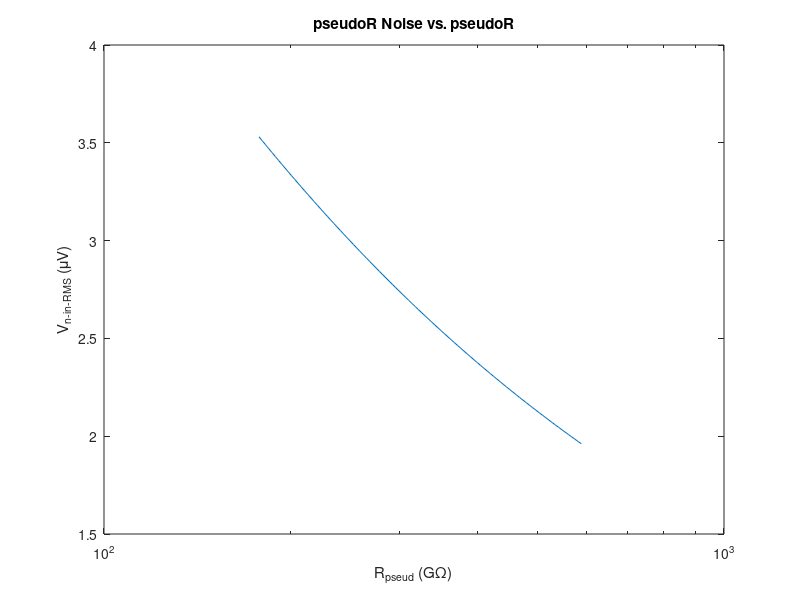
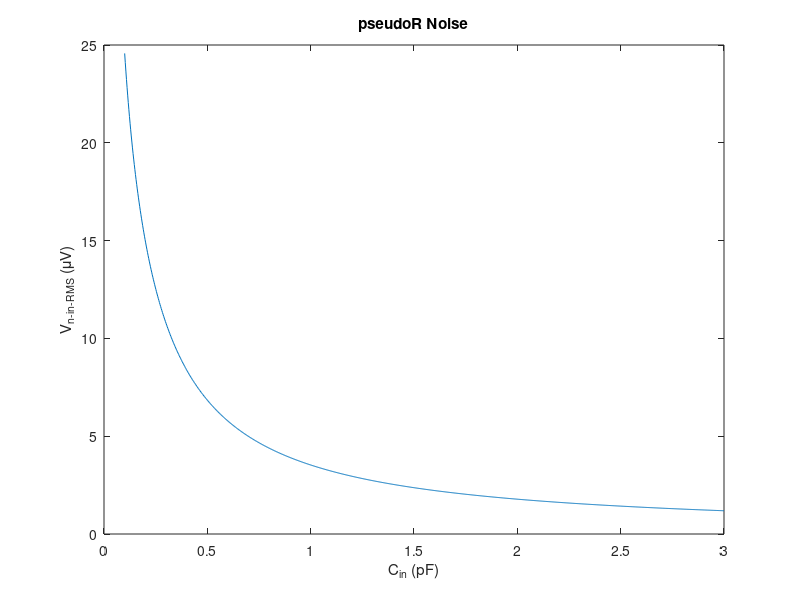
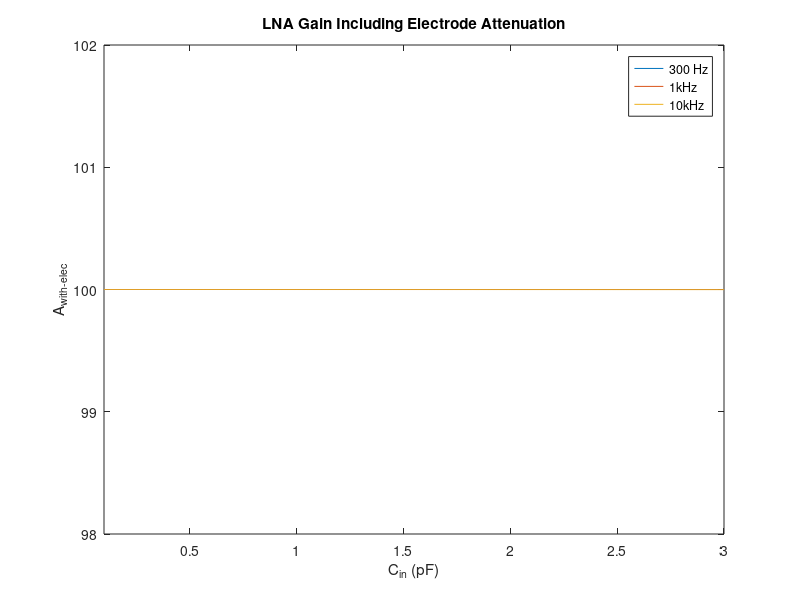
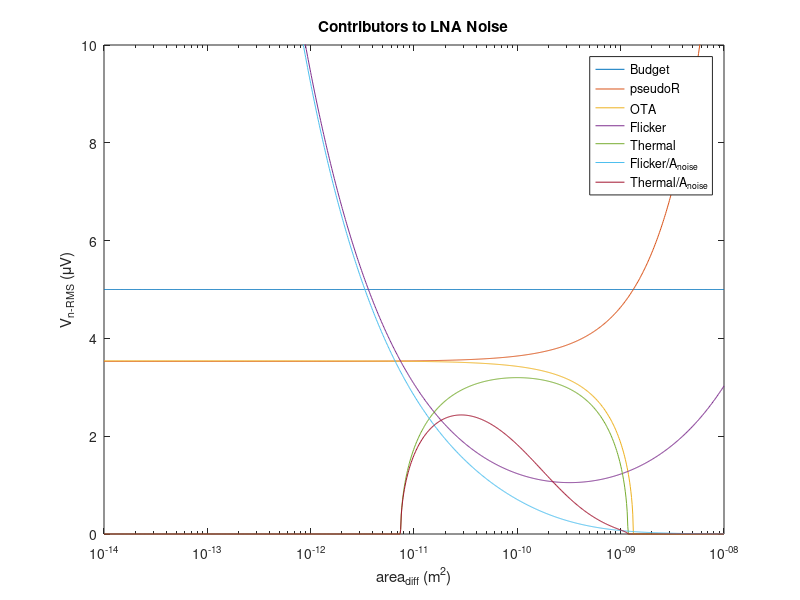

Source code (MATLAB) for these figures, in order: (Note: this script raises an error after producing the figures.)
% polymorph pixel co-design
% CRT
% 05/19/2020 - 07/22/2020

%% setup
close all
clear all

%% starting assumptions and physical constants

% constants
k = 1.38e-23;
T = 37 + 273;   % body temp

% system constraints
V_DD = 1.5;
R_elec = 24e3;
pixel_dim = 152.5e-6;
area_limit = (pixel_dim)^2;

% amplitude range
% peak voltages for AP (300Hz - 10kHz) and a little LFP (50Hz - 10kHz)
V_AP = 2e-3;
V_LFP = 6e-3;

% assumed compensation cap for OTAs
C_load = 100e-15;
% mux line wiring capacitance
C_mux = 20e-15;

%% design targets

% frequencies
f_mux = 32 * 30e3;
f_LP_AP = 10e3;
f_HP_AP = 300;
% biquad filter params
omega_0 = 2*pi * sqrt(f_HP_AP * f_LP_AP);
BW = 2*pi * (f_LP_AP - f_HP_AP);
Q = omega_0 / BW;

% except for here, as noted, all noise is squared voltage
noise_Vrms_target = 5e-6;
noise_Vsq_target = noise_Vrms_target^2;
% target for OTA noise source other than M1
excess = 1.2;
% equivalent noise bandwidth
ENBW = f_LP_AP * pi/2;

% gains
A_target = 100;
A_OL_target = 1e3;
A_f = 1;
A_LP = 5/3;

% BPF nonidealities
gain_error = 0.01;
% stopband is defined as the point where 20dB rolloff stops and
% the low-freq zero kicks in
stopband_edge = 5;

% settling accuracy and associated time constant
settle_acc = 0.001;
settling_TCs = -log(settle_acc);
% fraction of period available for settling
settling_frac = 0.4;

% swing for A1
V_swing_target = V_LFP * A_target;

% BPF calcs: setup

% number of sweep points
num_points = 1000;
% filter design
f_swcap = logspace(5,7,num_points)';

% vector version of area limit for plots
area_limit_vec = area_limit * ones(num_points, 1);

%% technology information

L_min = 130e-9;

% C_ox and C_P (C_gg) [F/m^2]
% C_ox for flicker noise
C_ox = 0.01;
% C_P for parasitics
M_input_area = 120e-6 * 600e-9;
C_gg = 252e-15;
C_P_N = C_gg / M_input_area;
C_P_P = 0.00633;

% cap / area relationship for BPF calcs
cap_per_area = 6.04e-15 / (2e-6)^2;    % [F/m^2]
cap_per_area_mos = 7.0e-15 / (1e-6)^2;
total_cap = area_limit * cap_per_area;

% flicker noise coefficients [J]
K_flicker_N = 1.24e-25;
K_flicker_P = 1.98e-25;

% mismatch coefficients
% [Vm] and [m]
A_VT = 10e-9;
A_beta = 0.013e-6;

% noise factor gamma (often quoted as 2/3)
gamma_W = 1;
gamma_S = 2/3;

% estimates for device area
L_diff = 200e-9;
L_guard = 1e-6;

% Resistance: ohms/sq
Rs = 1222;
WR_min = 400e-9;
% R mismatch coefficient [m]
A_R = 0.016e-6;



%% pseudoR cutoff and noise

% possible pseudoR values from mc: 90GOhm to 5TOhm
pseudoR = logspace(11.25,11.77,100);
% assume C_F is minimum size
C_F = 10e-15;
f_pseudo = 1./(2.*pi.*pseudoR.*C_F);

% reduction factor to account for not all of kT/C appearing in final BW
% we apply a HP filter in the SC stage, and only care about noise
% in the 300Hz+ band
ratio = f_HP_AP ./ f_pseudo;
reduc_factor = (2/pi./((ratio).^2 - 1)) .* ...
    (ratio*pi/4 - pi/2 + atan(ratio));
% resulting noise due to 2 pseudoR
noise_pseudoR = 2 .* k .* T ./ C_F .* reduc_factor;
% input-refer - note that this uses ideal gain
noise_pseudoR_in = noise_pseudoR ./ (A_target.^2);

% noise due to pseudoR as a function of Cin
figure
semilogx(pseudoR/1e9, sqrt(noise_pseudoR_in) .* 1e6);
xlabel('R_{pseud} (G\Omega)');
ylabel('V_{n-in-RMS} (\muV)');
title('pseudoR Noise vs. pseudoR');

%% closed-loop amp design: sweep Cin

% smallest pseudoR under mc
pseudoR = 178e9;

% sweep Cin
%C_in = 1e-12;
C_in = linspace(100e-15, 3e-12, 1000)';
C_F = C_in / A_target;

% integrated pseudoR noise for 300Hz sw cap HP cutoff
f_pseudo = 1./(2.*pi.*pseudoR.*C_F);
% reduction factor to account for not all of kT/C appearing in final BW
% we apply a HP filter in the SC stage, and only care about noise
% in the 300Hz+ band
ratio = f_HP_AP ./ f_pseudo;
reduc_factor = (2/pi./((ratio).^2 - 1)) .* ...
    (ratio*pi/4 - pi/2 + atan(ratio));
% resulting noise due to 2 pseudoR
noise_pseudoR = 2 .* k .* T ./ C_F .* reduc_factor;
% input-refer - note that this uses ideal gain
noise_pseudoR_in = noise_pseudoR ./ (A_target.^2);

% ideal closed-loop gain including electrode attenuation
% at three freqs: 300, 1000, 10000 Hz
% assumes ideal opamp with no parasitics
A_elec_300 = C_in ./ sqrt(C_F.^2 + (C_F .* C_in .* R_elec .* (2*pi*300)).^2);
A_elec_1e3 = C_in ./ sqrt(C_F.^2 + (C_F .* C_in .* R_elec .* (2*pi*1e3)).^2);
A_elec_1e4 = C_in ./ sqrt(C_F.^2 + (C_F .* C_in .* R_elec .* (2*pi*1e4)).^2);

%% plots from Cin choice

% noise due to pseudoR as a function of Cin
figure
plot(C_in.*(1e12), sqrt(noise_pseudoR_in) .* 1e6);
xlabel('C_{in} (pF)');
ylabel('V_{n-in-RMS} (\muV)');
title('pseudoR Noise');

% input gain including electrode atten
% should be negligible
figure
plot(C_in.*(1e12), A_elec_300);
hold on
plot(C_in.*(1e12), A_elec_1e3);
plot(C_in.*(1e12), A_elec_1e4);
xlabel('C_{in} (pF)');
ylabel('A_{with-elec}');
axis([100e-3 3 98 102]);
legend('300 Hz', '1kHz', '10kHz');
title('LNA Gain Including Electrode Attenuation');

%% results from first design section

% baseline C_in for noise, assuming we meet target gain
C_in = 1e-12;
C_F = C_in / A_target;
% now adjust C_in to pre-warp the CL gain, gain error due to finite OL gain
C_in = C_F * A_target * (1 + 1/A_OL_target) / (1 - A_target/A_OL_target);
% integrated pseudoR noise for 300Hz sw cap HP cutoff
f_pseudo = 1./(2.*pi.*pseudoR.*C_F);
ratio = f_HP_AP ./ f_pseudo;
reduc_factor = (2/pi./((ratio).^2 - 1)) .* ...
    (ratio*pi/4 - pi/2 + atan(ratio));
noise_pseudoR = 2 .* k .* T ./ C_F .* reduc_factor;



%% begin OTA design: sweep WL

% transistor area, from 10^-14 m^2 to 10^-9 m^2
% for reference, pixel is 2.33*10^-8 m^2
% 120um/600nm device is 7.2*10^-11 m^2both
% and a 130nm/130nm device is 1.69*10^-14 m^2
WL = logspace(-14,-8,1000);

C_P = WL .* C_P_N;

% resulting actual closed-loop gain
A_actual = C_in ./ (C_F + (C_F + C_in + C_P) ./ A_OL_target);
noise_pseudoR_in = noise_pseudoR ./ (A_actual.^2);

% noise budget
noise_OTA = noise_Vsq_target - noise_pseudoR_in;

% noise gain
A_noise = (C_P + C_in + C_F) ./ C_in;

% flicker noise
noise_flicker = 2 .* K_flicker_N ./ C_ox ./ WL .* (A_noise).^2 ...
    .* log(f_LP_AP / f_HP_AP);

noise_thermal = noise_OTA - noise_flicker;

% thermal noise
% NOTE: we only care about thermal noise in the signal band (to 10kHz)
% technically, ENBW is not correct here because we can do a software
% brickwall filter at 10kHz, and this will be valid since we have used
% appropriate anti-aliasing.
% thus, ENBW is used here only to provide a safety margin.
gm_req = 2 .* 4 .* k .* T .* gamma_W...
    ./ noise_thermal .* (A_noise).^2 .* ENBW .* excess;

% first approx of mismatch: assume input pair dominates
sigma_Vth_1 = A_VT ./ sqrt(WL);
V_os_3sigma = sigma_Vth_1 .* 3;

%% plots from WL sizing choice

% noise breakdown
figure
semilogx(WL, (noise_Vrms_target*1e6).*ones(size(WL)));
hold on
semilogx(WL, sqrt(noise_pseudoR_in) .* 1e6);
semilogx(WL, sqrt(noise_OTA) .* 1e6);
semilogx(WL, sqrt(noise_flicker) .* 1e6);
semilogx(WL, sqrt(noise_thermal) .* 1e6);
semilogx(WL, sqrt(noise_flicker) ./ (A_noise).^2 .* 1e6);
semilogx(WL, sqrt(noise_thermal) ./ (A_noise).^2 .* 1e6);
xlabel('area_{diff} (m^2)');
ylabel('V_{n-RMS} (\muV)');
axis([1e-14 1e-8 0 10]);
legend('Budget', 'pseudoR', 'OTA', 'Flicker', 'Thermal',...
    'Flicker/A_{noise}', 'Thermal/A_{noise}');
title('Contributors to LNA Noise');

% mismatch
figure
semilogx(WL, V_os_3sigma .* 1e3);
xlabel('area_{diff} (m^2)');
ylabel('V_{OS} (mV)');
title('3\sigma V_{OS}');

% gm requirement
figure
semilogx(WL, gm_req.*(1e6));
xlabel('area_{diff} (m^2)');
ylabel('g_m (\muS)');
axis([1e-14 1e-8 0 500]);
title('g_m Requirement');

% closed-loop gain
figure
semilogx(WL, A_actual);
xlabel('area_{diff} (m^2)');
ylabel('A_{actual}');
title('Closed-Loop Gain due to C_P');

%% gm/id, gmro characterization

% info about number of characterization sweeps
num_lengths_N = 10;
num_lengths_P = 10;
points_per_length = 25;
L_N = [130e-9 200e-9 500e-9 1e-6 2e-6 4e-6 6e-6 8e-6 10e-6 12e-6]';
L_P = L_N;

% NMOS

% import the characterization data
gmid_n_130n = readmatrix('charac/charac_gmid_n_130n.csv');
gmid_n_200n = readmatrix('charac/charac_gmid_n_200n.csv');
gmid_n_500n = readmatrix('charac/charac_gmid_n_500n.csv');
gmid_n_1u = readmatrix('charac/charac_gmid_n_1u.csv');
gmid_n_2u = readmatrix('charac/charac_gmid_n_2u.csv');
gmid_n_4u = readmatrix('charac/charac_gmid_n_4u.csv');
gmid_n_6u = readmatrix('charac/charac_gmid_n_6u.csv');
gmid_n_8u = readmatrix('charac/charac_gmid_n_8u.csv');
gmid_n_10u = readmatrix('charac/charac_gmid_n_10u.csv');
gmid_n_12u = readmatrix('charac/charac_gmid_n_12u.csv');

gmro_n_130n = readmatrix('charac/charac_gmro_n_130n.csv');
gmro_n_200n = readmatrix('charac/charac_gmro_n_200n.csv');
gmro_n_500n = readmatrix('charac/charac_gmro_n_500n.csv');
gmro_n_1u = readmatrix('charac/charac_gmro_n_1u.csv');
gmro_n_2u = readmatrix('charac/charac_gmro_n_2u.csv');
gmro_n_4u = readmatrix('charac/charac_gmro_n_4u.csv');
gmro_n_6u = readmatrix('charac/charac_gmro_n_6u.csv');
gmro_n_8u = readmatrix('charac/charac_gmro_n_8u.csv');
gmro_n_10u = readmatrix('charac/charac_gmro_n_10u.csv');
gmro_n_12u = readmatrix('charac/charac_gmro_n_12u.csv');

cgg_n_130n = readmatrix('charac/charac_cgg_n_130n.csv');
cgg_n_200n = readmatrix('charac/charac_cgg_n_200n.csv');
cgg_n_500n = readmatrix('charac/charac_cgg_n_500n.csv');
cgg_n_1u = readmatrix('charac/charac_cgg_n_1u.csv');
cgg_n_2u = readmatrix('charac/charac_cgg_n_2u.csv');
cgg_n_4u = readmatrix('charac/charac_cgg_n_4u.csv');
cgg_n_6u = readmatrix('charac/charac_cgg_n_6u.csv');
cgg_n_8u = readmatrix('charac/charac_cgg_n_8u.csv');
cgg_n_10u = readmatrix('charac/charac_cgg_n_10u.csv');
cgg_n_12u = readmatrix('charac/charac_cgg_n_12u.csv');

% concatenate the results for easier looping
gmid_n = horzcat(gmid_n_130n, gmid_n_200n(:,2), gmid_n_500n(:,2),...
    gmid_n_1u(:,2), gmid_n_2u(:,2), gmid_n_4u(:,2), gmid_n_6u(:,2),...
    gmid_n_8u(:,2), gmid_n_10u(:,2), gmid_n_12u(:,2));
gmro_n = horzcat(gmro_n_130n, gmro_n_200n(:,2), gmro_n_500n(:,2),...
    gmro_n_1u(:,2), gmro_n_2u(:,2), gmro_n_4u(:,2), gmro_n_6u(:,2),...
    gmro_n_8u(:,2), gmro_n_10u(:,2), gmro_n_12u(:,2));
cgg_n = horzcat(cgg_n_130n, cgg_n_200n(:,2), cgg_n_500n(:,2),...
    cgg_n_1u(:,2), cgg_n_2u(:,2), cgg_n_4u(:,2), cgg_n_6u(:,2),...
    cgg_n_8u(:,2), cgg_n_10u(:,2), cgg_n_12u(:,2));

% plot the characterization results
figure
semilogx(gmid_n(:,1)*1e6, gmid_n(:,2));
hold on
semilogx(gmid_n(:,1)*1e6, gmid_n(:,3));
semilogx(gmid_n(:,1)*1e6, gmid_n(:,4));
semilogx(gmid_n(:,1)*1e6, gmid_n(:,5));
semilogx(gmid_n(:,1)*1e6, gmid_n(:,6));
semilogx(gmid_n(:,1)*1e6, gmid_n(:,7));
semilogx(gmid_n(:,1)*1e6, gmid_n(:,8));
semilogx(gmid_n(:,1)*1e6, gmid_n(:,9));
semilogx(gmid_n(:,1)*1e6, gmid_n(:,10));
semilogx(gmid_n(:,1)*1e6, gmid_n(:,11));
title('g_m/I_D vs. I_D for NMOS');
xlabel('I_D (\muA)');
ylabel('g_m/I_D (V^{-1})');
legend('L = 130nm', 'L = 200nm', 'L = 500nm', 'L = 1\mum', 'L = 2\mum',...
    'L = 4\mum', 'L = 6\mum', 'L = 8\mum', 'L = 10\mum', 'L = 12\mum');

figure
semilogx(gmro_n(:,1)*1e6, gmro_n(:,2));
hold on
semilogx(gmro_n(:,1)*1e6, gmro_n(:,3));
semilogx(gmro_n(:,1)*1e6, gmro_n(:,4));
semilogx(gmro_n(:,1)*1e6, gmro_n(:,5));
semilogx(gmro_n(:,1)*1e6, gmro_n(:,6));
semilogx(gmro_n(:,1)*1e6, gmro_n(:,7));
semilogx(gmro_n(:,1)*1e6, gmro_n(:,8));
semilogx(gmro_n(:,1)*1e6, gmro_n(:,9));
semilogx(gmro_n(:,1)*1e6, gmro_n(:,10));
semilogx(gmro_n(:,1)*1e6, gmro_n(:,11));
title('g_mr_o vs. I_D for NMOS');
xlabel('I_D (\muA)');
ylabel('g_mr_o');
legend('L = 130nm', 'L = 200nm', 'L = 500nm', 'L = 1\mum', 'L = 2\mum',...
    'L = 4\mum', 'L = 6\mum', 'L = 8\mum', 'L = 10\mum', 'L = 12\mum');

figure
semilogx(cgg_n(:,1)*1e6, cgg_n(:,2) / (130e-9 * 260e-9));
hold on
semilogx(cgg_n(:,1)*1e6, cgg_n(:,3) / (200e-9 * 400e-9));
semilogx(cgg_n(:,1)*1e6, cgg_n(:,4) / (500e-9 * 1000e-9));
semilogx(cgg_n(:,1)*1e6, cgg_n(:,5) / (1000e-9 * 2000e-9));
semilogx(cgg_n(:,1)*1e6, cgg_n(:,6) / (2000e-9 * 4000e-9));
semilogx(cgg_n(:,1)*1e6, cgg_n(:,7) / (4000e-9 * 8000e-9));
semilogx(cgg_n(:,1)*1e6, cgg_n(:,8) / (6000e-9 * 12000e-9));
semilogx(cgg_n(:,1)*1e6, cgg_n(:,9) / (8000e-9 * 16000e-9));
semilogx(cgg_n(:,1)*1e6, cgg_n(:,10) / (10000e-9 * 20000e-9));
semilogx(cgg_n(:,1)*1e6, cgg_n(:,11) / (12000e-9 * 24000e-9));
title('C_{gg} vs. I_D for NMOS');
xlabel('I_D (\muA)');
ylabel('C_{gg} (F/m^2)');
legend('L = 130nm', 'L = 200nm', 'L = 500nm', 'L = 1\mum', 'L = 2\mum',...
    'L = 4\mum', 'L = 6\mum', 'L = 8\mum', 'L = 10\mum', 'L = 12\mum');


% PMOS

% import the characterization data
gmid_p_130n = readmatrix('charac/charac_gmid_p_130n.csv');
gmid_p_200n = readmatrix('charac/charac_gmid_p_200n.csv');
gmid_p_500n = readmatrix('charac/charac_gmid_p_500n.csv');
gmid_p_1u = readmatrix('charac/charac_gmid_p_1u.csv');
gmid_p_2u = readmatrix('charac/charac_gmid_p_2u.csv');
gmid_p_4u = readmatrix('charac/charac_gmid_p_4u.csv');
gmid_p_6u = readmatrix('charac/charac_gmid_p_6u.csv');
gmid_p_8u = readmatrix('charac/charac_gmid_p_8u.csv');
gmid_p_10u = readmatrix('charac/charac_gmid_p_10u.csv');
gmid_p_12u = readmatrix('charac/charac_gmid_p_12u.csv');

gmro_p_130n = readmatrix('charac/charac_gmro_p_130n.csv');
gmro_p_200n = readmatrix('charac/charac_gmro_p_200n.csv');
gmro_p_500n = readmatrix('charac/charac_gmro_p_500n.csv');
gmro_p_1u = readmatrix('charac/charac_gmro_p_1u.csv');
gmro_p_2u = readmatrix('charac/charac_gmro_p_2u.csv');
gmro_p_4u = readmatrix('charac/charac_gmro_p_4u.csv');
gmro_p_6u = readmatrix('charac/charac_gmro_p_6u.csv');
gmro_p_8u = readmatrix('charac/charac_gmro_p_8u.csv');
gmro_p_10u = readmatrix('charac/charac_gmro_p_10u.csv');
gmro_p_12u = readmatrix('charac/charac_gmro_p_12u.csv');

% concatenate the results for easier looping
gmid_p = horzcat(gmid_p_130n, gmid_p_200n(:,2), gmid_p_500n(:,2),...
    gmid_p_1u(:,2), gmid_p_2u(:,2), gmid_p_4u(:,2), gmid_p_6u(:,2),...
    gmid_p_8u(:,2), gmid_p_10u(:,2), gmid_p_12u(:,2));
gmro_p = horzcat(gmro_p_130n, gmro_p_200n(:,2), gmro_p_500n(:,2),...
    gmro_p_1u(:,2), gmro_p_2u(:,2), gmro_p_4u(:,2), gmro_p_6u(:,2),...
    gmro_p_8u(:,2), gmro_p_10u(:,2), gmro_p_12u(:,2));

% plot the characterization results
figure
semilogx(gmid_p(:,1)*1e6, gmid_p(:,2));
hold on
semilogx(gmid_p(:,1)*1e6, gmid_p(:,3));
semilogx(gmid_p(:,1)*1e6, gmid_p(:,4));
semilogx(gmid_p(:,1)*1e6, gmid_p(:,5));
semilogx(gmid_p(:,1)*1e6, gmid_p(:,6));
semilogx(gmid_p(:,1)*1e6, gmid_p(:,7));
semilogx(gmid_p(:,1)*1e6, gmid_p(:,8));
semilogx(gmid_p(:,1)*1e6, gmid_p(:,9));
semilogx(gmid_p(:,1)*1e6, gmid_p(:,10));
semilogx(gmid_p(:,1)*1e6, gmid_p(:,11));
title('g_m/I_D vs. I_D for PMOS');
xlabel('I_D (\muA)');
ylabel('g_m/I_D (V^{-1})');
legend('L = 130nm', 'L = 200nm', 'L = 500nm', 'L = 1\mum', 'L = 2\mum',...
    'L = 4\mum', 'L = 6\mum', 'L = 8\mum', 'L = 10\mum', 'L = 12\mum');

figure
semilogx(gmro_p(:,1)*1e6, gmro_p(:,2));
hold on
semilogx(gmro_p(:,1)*1e6, gmro_p(:,3));
semilogx(gmro_p(:,1)*1e6, gmro_p(:,4));
semilogx(gmro_p(:,1)*1e6, gmro_p(:,5));
semilogx(gmro_p(:,1)*1e6, gmro_p(:,6));
semilogx(gmro_p(:,1)*1e6, gmro_p(:,7));
semilogx(gmro_p(:,1)*1e6, gmro_p(:,8));
semilogx(gmro_p(:,1)*1e6, gmro_p(:,9));
semilogx(gmro_p(:,1)*1e6, gmro_p(:,10));
semilogx(gmro_p(:,1)*1e6, gmro_p(:,11));
title('g_mr_o vs. I_D for PMOS');
xlabel('I_D (\muA)');
ylabel('g_mr_o');
legend('L = 130nm', 'L = 200nm', 'L = 500nm', 'L = 1\mum', 'L = 2\mum',...
    'L = 4\mum', 'L = 6\mum', 'L = 8\mum', 'L = 10\mum', 'L = 12\mum');

%% transistor-level OTA design: tunable parameters

% set minimum W
W_min = 200e-9;

% assumptions for WI or SI
% PI: "pretty inverted", P is between M and S
gmid_WI = 25;
gmid_MI = 20;
gmid_PI = 15;
gmid_SI = 10;

% M1 specs determined from optimization above
gm_min = 100e-6;
WL_min = 3.8e-11;

% ratio between main branch and output branch
current_scale = 16;
% ratio between load branch and one branch of CMFB amp
cmfb_scale = 1;

% partition of gains
A_OL_CMFB_target = 20;

% assumption that (gmro)9ro11 << (gmro)7(gmro)5R,
% but this will not be possible while meeting other requirements
% to account for this, let gg_factor_1(gmro)9ro11 = (gmro)7(gmro)5R
gg_factor_1 = 0.5;
% assumption that (gmro)3ro1 >> (gmro)5R.
% let (gmro)3ro1 = gg_factor_2*(gmro)5R
gg_factor_2 = 5;

% only assumed gmro - it will be overwritten later so it's ok
gmro_9_target = 30;

% degen resistor headroom consumption
% chosen to achieve a tradeoff between Rout and swing
V_R_degen = 0.2;
% estimated headroom for saturation for a single device (even SI)
V_hr_SI = 300e-3;
V_hr_WI = 250e-3;

%% swing requirement calculation

V_swing_telecas = V_DD - 1*V_hr_SI - 4*V_hr_WI - V_R_degen;
V_swing_foldcas = V_DD - 1*V_hr_SI - 3*V_hr_WI - V_R_degen;
V_swing_stage2 = V_DD - V_hr_SI - V_hr_WI;

%% transistor-level OTA design: action

% M1: input pair (NMOS)

% vectors to keep track of results for comparison
W = zeros(num_lengths_N, 1);
WL = zeros(num_lengths_N, 1);
gmro = zeros(num_lengths_N, 1);
gmid = zeros(num_lengths_N, 1);

% try each length
for i = 1:num_lengths_N
    
    % column for gmid, gmro data
    col = 1 + i;
    
    % determine corresponding length
    L_charac = L_N(i);
    W_charac = L_charac * 2;
    
    for j = 1:points_per_length
        
        % go from SI to WI to get minimum required gmid
        point = points_per_length - j + 1;
        
        gmid(i) = gmid_n(point, col);
        
        if (gmid(i) > gmid_WI)
            % found required gmid
            
            % determine corresponding current density for this length
            ID_charac = gmid_n(point, 1);
            ID_density = ID_charac / W_charac;
            
            % determine actual ID required
            ID_req = gm_min / gmid(i);
            ID = 1e-6 * ceil(ID_req * 1e6);
            
            % determine actual W required
            W(i) = ID / ID_density;
            WL(i) = W(i) .* L_charac;
            
            % keep track of corresponding gmro
            gmro(i) = gmro_n(point, col);
            break
        end      
    end
end

% plot results for M1
figure
plot(L_N*1e6, W*1e6);
xlabel('L (\mum)');
ylabel('W (\mum)');
title('M1: W vs. L');
figure
plot(L_N*1e6, WL*1e12);
xlabel('L (\mum)');
ylabel('W ((\mum)^2)');
title('M1: WL vs. L');
figure
plot(L_N*1e6, gmro);
xlabel('L (\mum)');
ylabel('g_mr_o');
title('M1: g_mr_o vs. L');

% pick L that gives us required WL for parasitics/flicker
for i = 1:num_lengths_N
    WL_this = WL(i);
    
    if (WL_this > WL_min)
        % determine final dimensions
        W_M1 = W(i);
        L_M1 = L_N(i);
        % determine final small signal params
        gmid_M1 = gmid(i);
        gmro_M1 = gmro(i);
        break
    end
end

% compute some currents
ID_main = ID;
ID_load = ID_main / current_scale;
ID_both = ID_main + ID_load;

% compute M1 small signal params
gm_M1 = gmid_M1 * ID_main;
ro_M1 = gmro_M1 / gm_M1;

% size the degen resistors for reasonable voltage swing
R_degen = V_R_degen / ID_both;

% confirm resistor size is ok
W_R = WR_min;
L_R = R_degen / Rs * W_R;
sigma_R = A_R ./ sqrt(L_R .* W_R) * R_degen;

% M9 and M11 based on gain equation
gmro9ro11_target = A_OL_target * (1+1/gg_factor_1)^2 / gm_M1;

% calculte M11 requirements
gm_M11_assumed = gmid_SI * ID_load;
ro_M11_target = gmro9ro11_target / gmro_9_target;
gmro_11_target = gm_M11_assumed * ro_M11_target;

% M11: load device (NMOS)
[W, gmid, gmro] = size_M(L_N, gmid_n, gmro_n, gmid_PI, 0, ID_load,...
    num_lengths_N, points_per_length);
[L_M11, W_M11, gmid_M11, gmro_M11] = pick_L(L_N, W, gmid, gmro,...
    gmro_11_target, num_lengths_N, W_min);
% compute M11 small signal params
gm_M11 = gmid_M11 * ID_load;
ro_M11 = gmro_M11 / gm_M11;

% re-calculate gmro9 target
gmro_9_target = gmro9ro11_target / ro_M11;

% M9: load cascode device (NMOS)
[W, gmid, gmro] = size_M(L_N, gmid_n, gmro_n, gmid_MI, 1, ID_load,...
    num_lengths_N, points_per_length);
[L_M9, W_M9, gmid_M9, gmro_M9] = pick_L(L_N, W, gmid, gmro,...
    gmro_9_target, num_lengths_N, W_min);
% compute M9 small signal params
gm_M9 = gmid_M9 * ID_load;
ro_M9 = gmro_M9 / gm_M9;

% gmro_57 based on ratio gg_factor_1 (see above)
gmro_57_target = sqrt(gg_factor_1 * gmro_M9 * ro_M11 / R_degen);

% size 5,7 based on this target

% M5: current source device (PMOS)
[W, gmid, gmro] = size_M(L_P, gmid_p, gmro_p, gmid_MI, 1, ID_both,...
    num_lengths_P, points_per_length);
[L_M5, W_M5, gmid_M5, gmro_M5] = pick_L(L_P, W, gmid, gmro,...
    gmro_57_target, num_lengths_P, W_min);
% compute M5 small signal params
gm_M5 = gmid_M5 * ID_main;
ro_M5 = gmro_M5 / gm_M5;

% M7: folded cascode device (PMOS)
[W, gmid, gmro] = size_M(L_P, gmid_p, gmro_p, gmid_MI, 1, ID_load,...
    num_lengths_P, points_per_length);
[L_M7, W_M7, gmid_M7, gmro_M7] = pick_L(L_P, W, gmid, gmro,...
    gmro_57_target, num_lengths_P, W_min);
% compute M7 small signal params
gm_M7 = gmid_M7 * ID_load;
ro_M7 = gmro_M7 / gm_M7;

% size M3 such that (gmro)3ro1 >> (gmro)5R
gmro_3_target = gg_factor_2 * gmro_M5 * R_degen / ro_M1;

% M3: telecascode device (NMOS)
[W, gmid, gmro] = size_M(L_N, gmid_n, gmro_n, gmid_MI, 1, ID_main,...
    num_lengths_N, points_per_length);
[L_M3, W_M3, gmid_M3, gmro_M3] = pick_L(L_N, W, gmid, gmro,...
    gmro_3_target, num_lengths_N, W_min);
% compute M3 small signal params
gm_M3 = gmid_M3 * ID_main;
ro_M3 = gmro_M3 / gm_M3;

% calculate the actual gain

% impedance looking into M3 drain
r_inbranch = gmro_M3 * ro_M1;
% impedance looking into M5 drain
r_top = gmro_M5 * R_degen;
% impedance looking into folding node
r_fold = 1 / (1/(r_top) + 1/(r_inbranch));
% impedance looking up from output
r_up = r_fold * gmro_M7;
% impedance looking down from output
r_down = gmro_M9 * ro_M11;

% output resistance
Rout_actual = 1/(1/r_down + 1/r_up);

% transconductance
Gs7 = (gm_M7 + 1/ro_M7) / (1 + gmro_M9 * ro_M11 / ro_M7);
Gd5 = 1 / (ro_M5 * (1 + R_degen / ro_M5 + gm_M5 * R_degen));
Gs3 = (gm_M3 + 1/ro_M3) / (1 + 1 / (ro_M3 * (Gs7 + Gd5)));

input_split = Gs3 * ro_M1 / (1 + Gs3 * ro_M1);
fold_split = Gs7 / (Gs7 + Gd5);

Gm_actual = gm_M1 * input_split * fold_split;

A_OL_actual = Rout_actual * Gm_actual;

%% post-design OTA characterization

% noise - note this is just open-loop OTA noise for sanity check

% compute first stage noise
noise_final_A1 = 8*k*T*(gamma_W/gm_M1 + 1/(R_degen * gm_M1^2))*ENBW...
    + 2 * K_flicker_N / (W_M1 * L_M1 * C_ox) * log(f_LP_AP / f_HP_AP);

% compute total input-referred OTA noise
noise_final_OTA = noise_final_A1;
noise_final_OTA_V = sqrt(noise_final_OTA);

% offset: it can be shown that all contributions are neglig except input
sigma_Vth_1_final = A_VT / sqrt(W_M1 * L_M1);
V_os_3sigma_final = sigma_Vth_1_final * 3;

% settling - need to satisfy swcap settling assumption

% assume min size cap for C_RA
C_RA = 10e-15;
% input cap size
C_R1 = C_RA * A_f / Q;

% settling limit
T_settle_limit = (1 ./ f_swcap) * settling_frac;

% assume switch resistance - settling through this
R_sw = 14e3;
T_settle_sw = R_sw * C_R1 * settling_TCs;

loop_gain_approx = A_OL_actual / A_target;
T_settle_OTA = (Rout_actual / loop_gain_approx) * C_R1 * settling_TCs;

T_settle_OTA_vec = T_settle_OTA .* ones(size(f_swcap));
T_settle_sw_vec = T_settle_sw .* ones(size(f_swcap));

figure
semilogx(f_swcap, T_settle_limit*1e6);
hold on
semilogx(f_swcap, T_settle_sw_vec*1e6);
semilogx(f_swcap, T_settle_OTA_vec*1e6);
xlabel('f_{swcap} (Hz)');
ylabel('n\tau (\mus)');
title('Amp/Filter Settling Time vs. Sw Cap Frequency');
legend('Limit', 'Switch Settling', 'OTA 2nd Stage Settling');

% fold node resistance - for comparison with output R to determine dom pole
R_fold = 1/(Gs7 + 1/r_inbranch + 1/r_top);

%% CMFB
ID_cmfb = ID_load / cmfb_scale;

% compute gmro target based on necessity that gm13ro15 > A for later math
gm_M13_assumed = gmid_WI * ID_cmfb;
gm_M15_assumed = gmid_SI * ID_cmfb;
ro_15_target = A_OL_CMFB_target / gm_M13_assumed;
gmro_15_target = gm_M15_assumed * ro_15_target;

% M15: load device (PMOS)
[W, gmid, gmro] = size_M(L_P, gmid_p, gmro_p, gmid_SI, 0, ID_cmfb,...
    num_lengths_P, points_per_length);
[L_M15, W_M15, gmid_M15, gmro_M15] = pick_L(L_P, W, gmid, gmro,...
    gmro_15_target, num_lengths_P, W_min);
% compute M15 small signal params
gm_M15 = gmid_M15 * ID_cmfb;
ro_M15 = gmro_M15 / gm_M15;

% compute target gmro13 based on target gain
ro_M13_target = (A_OL_CMFB_target * ro_M15) /...
    (gm_M13_assumed * ro_M15 - A_OL_CMFB_target);
gmro_13_target = gm_M13_assumed * ro_M13_target;

% M13: input device (NMOS)
[W, gmid, gmro] = size_M(L_N, gmid_n, gmro_n, gmid_WI, 1, ID_cmfb,...
    num_lengths_N, points_per_length);
[L_M13, W_M13, gmid_M13, gmro_M13] = pick_L(L_N, W, gmid, gmro,...
    gmro_13_target, num_lengths_N, W_min);
% compute M13 small signal params
gm_M13 = gmid_M13 * ID_cmfb;
ro_M13 = gmro_M13 / gm_M13;

% calculate actual CMFB amp gain
A_OL_CMFB_actual = (gmro_M13 * ro_M15) / (ro_M13 + ro_M15);



%% area contrib of first-stage CT filter capacitor and signal-path caps
area_sig = 2 .* C_in ./ cap_per_area;

figure
semilogx(f_swcap, area_limit_vec*(1e12));
hold on
semilogx(f_swcap, area_sig * ones(num_points, 1)*(1e12));

f_LPCT = f_swcap ./ 10;
C_L = Gm_actual ./ (2*pi .* f_LPCT .* A_target);

area_CT = C_L ./ cap_per_area_mos + area_sig;

semilogx(f_swcap, area_CT*(1e12));

%% design based on CT passive second-order BPF

% C_R2 will be the smallest
C_R2 = 10e-15;
R_2 = 1 ./ (f_swcap .* C_R2);
% R_1 must be much smaller in order to gain unity gain in passband
C_R1 = C_R2 .* 10;
R_1 = 1 ./ (f_swcap .* C_R1);
% corresponding caps
C_1 = 1 ./ (2*pi*f_HP_AP.*R_1);
C_2 = 1 ./ (2*pi*f_LP_AP.*R_2);

% for differential operation, need to double shunt R and half shunt C
C_passive = 2*C_1 + C_R1/2 + 2*C_R2 + C_2/2;

% area
area_passive = C_passive ./ cap_per_area;

% plots
semilogx(f_swcap, area_passive*(1e12));
semilogx(f_swcap, (area_passive+area_CT)*(1e12));

%% design based on CT first-order BPF (see Vol. 1 p. 185)

% swcap filter cap calculations
C_4 = 10e-15;
noise_inref = sqrt(k*T ./ C_4) ./ A_target;

C_2 = f_swcap .* C_4 ./ (2*pi*f_HP_AP);

C_1 = A_f .* C_2;

C_3 = (2*pi*f_LP_AP) .* C_1 ./ f_swcap;

C_firstorder = 2.*(C_1 + C_2 + C_3 + C_4);

% area
area_firstorder = C_firstorder ./ cap_per_area;

% plots
semilogx(f_swcap, area_firstorder*(1e12));
semilogx(f_swcap, (area_firstorder+area_CT)*(1e12));

%% design based on CT biquad - TT

% swcap filter cap calculations
C_RA = 10e-15;

R_A = 1 ./ (C_RA .* f_swcap);
C_A = 1 ./ (omega_0 .* R_A);

R_B = R_A .* Q;
C_RB = 1 ./ (R_B .* f_swcap);

R_1 = R_B ./ A_f;
C_R1 = 1 ./ (R_1 .* f_swcap);

C_biquad = 2.*(2.*(C_A + C_RA) + C_RB + C_R1);

% area
area_biquad = C_biquad ./ cap_per_area;

% plots
semilogx(f_swcap, area_biquad*(1e12));
semilogx(f_swcap, (area_biquad+area_CT)*(1e12));

%% design based on CT biquad - TT modified for high-Q

% swcap filter cap calculations
C_RAHQ = 10e-15;

R_AHQ = 1 ./ (C_RAHQ .* f_swcap);
C_AHQ = 1 ./ (omega_0 .* R_AHQ);

C_BHQ = C_AHQ ./ Q;

C_2HQ = A_f .* C_BHQ;

C_HQ = 2.*(2.*(C_AHQ + C_RAHQ) + C_BHQ + C_2HQ);

% area
area_HQ = C_HQ ./ cap_per_area;

% plots
semilogx(f_swcap, area_HQ*(1e12));
semilogx(f_swcap, (area_HQ+area_CT)*(1e12));

%% design based on CT biquad - TT with specified LPF gain

% ok to overwrite cap values if we end up using this topology

% 2 degrees of freedom: C_RA and C_RAP

% swcap filter cap calculations
C_RA = 40e-15;
R_A = 1 ./ (C_RA .* f_swcap);

R_1 = R_A ./ A_LP;
C_R1 = 1 ./ (R_1 .* f_swcap);

R_B = R_1 .* A_f;
C_RB = 1 ./ (R_B .* f_swcap);

C_A = 1./ (R_B .* BW);

C_RAP = 10e-15;
R_AP = 1 ./ (C_RAP .* f_swcap);

C_AP = 1 ./ (R_A .* R_AP .* C_A .* omega_0.^2);

C_biquad = 2.*(C_A + C_RA + C_AP + C_RAP + C_RB + C_R1);

% area
area_biquad = C_biquad ./ cap_per_area;

% plots
semilogx(f_swcap, area_biquad*(1e12));
semilogx(f_swcap, (area_biquad+area_CT)*(1e12));

%% plot settings
xlabel('f_{swcap} (Hz)');
ylabel('Capacitor Area (\mum)^2');
title('Capacitor Area vs. Sw Cap Frequency');
legend('Limit', 'LNA Signal Path', 'CT',...
    'Passive', 'CT+Passive',...
    'FirstOrder', 'CT+FirstOrder',...
    'TTBiquad', 'CT+TTBiquad',...
    'HQBiquad', 'CT+HQBiquad',...
    'TTBSwing', 'CT+TTBSwing');
axis([1e5, 1e7, 0, 25000]);

%% further analysis of TT topology

% noise contribution of switches at each capacitor
% noise in power!
% assume that this sampled noise will appear spread over the fs/2 BW
noise_C_RB = 2.*k.*T ./ (C_A + C_RB);
noise_C_RAP = 2.*k.*T .* C_RA ./ (C_AP .* C_RB);
noise_C_RA = 2.*k.*T .* C_RA ./ (C_RB .* (C_A + C_RB));

% total noise - assume neglig contrib at C_A,
% and assume C_R1 yields same contrib as C_RA
noise_total = noise_C_RB + noise_C_RAP + 2.*noise_C_RA;
noise_total_sqrt = sqrt(noise_total);

% plot as a function of fs
figure
semilogx(f_swcap, sqrt(noise_C_RB)*1e6/A_target);
hold on
semilogx(f_swcap, sqrt(noise_C_RAP)*1e6/A_target);
semilogx(f_swcap, sqrt(noise_C_RA)*1e6/A_target);
semilogx(f_swcap, noise_total_sqrt*1e6/A_target);
xlabel('f_{swcap} (Hz)');
ylabel('V_{n-in-rms} (\muV)');
title('Noise Approximation on Caps vs. Sw Cap Frequency');
legend('C_{RB}', 'C_{RA1}', 'C_{RA2},C_{R1}', 'Total');



%% Source Follower Required Specs

% first calculate settling time: 0.4 of clock period
settling_time = settling_frac ./ f_swcap;
% associated time constant required
time_const = settling_time / settling_TCs;

% calculate gm required for this time constant
gm_SF1_req = C_R1 ./ time_const;

% power calculation
I_SF1_req = 2 .* (gm_SF1_req / gmid_WI);

%% Mux Driver Required Specs (A2 or SF2)

% first calculate settling time: 0.4 of mux clock period
settling_time_mux = settling_frac ./ f_mux;
% associated time constant required
time_const_mux = settling_time_mux / settling_TCs;

% if we use A2 to drive the mux line directly
% calculate equivalent cap used in time constant formula
cap_eq_2_mux = ((C_load+C_mux) .* max(C_R1, C_RA) +...
    (C_load+C_mux) .* (C_RB + C_A) +...
    max(C_R1, C_RA) .* (C_RB + C_A)) ./ (C_RB + C_A);
% calculate required gm
Gm_2_req_mux = cap_eq_2_mux ./ time_const_mux;
I_2_req_mux = 2 .* (Gm_2_req_mux / gmid_WI);

% if we use a source follower
% calculate gm required for this time constant
gm_SF2_req = C_mux ./ time_const_mux;
% power calculation
I_SF2_req = 2 .* (gm_SF2_req / gmid_WI);

%% Opamp Required Specs

% gain specs
A_3_required = 1 ./ (R_AP .* C_AP .* 2 * pi * stopband_edge);
A_2_required = (1-gain_error).*(1 + A_f) ./ gain_error;

% swing specs
A2_swing = V_AP .* A_target .* A_f;
A3_swing = V_LFP .* A_target .* A_LP;

% settling specs
% required Gm for each amp
cap_eq_2 = (C_load .* max(C_R1, C_RA) + C_load .* (C_RB + C_A) +...
    max(C_R1, C_RA) .* (C_RB + C_A)) ./ (C_RB + C_A);
cap_eq_3 = (C_load .* C_RAP + C_load .* C_AP + C_RAP .* C_AP) ./ C_AP;
Gm_2_req = cap_eq_2 ./ time_const;
Gm_3_req = cap_eq_3 ./ time_const;

% power calculation from linear-charging assumption
I_2_req = 2 .* (Gm_2_req / gmid_WI);
I_3_req = 2 .* (Gm_3_req / gmid_WI);
P_swcap = V_DD .* (I_2_req + I_3_req + I_SF1_req);
P_swcap_A2mux = V_DD .* (I_2_req_mux + I_3_req + I_SF1_req);
P_swcap_SFmux = V_DD .* (I_2_req + I_3_req + I_SF1_req + I_SF2_req);

% now what if amp is slewing?
slew_cap_2 = 1 ./ (1./(C_RB + C_A) + 1./(C_R1 + C_RA));
slew_cap_3 = 1 ./ (1./(C_AP) + 1./(C_RAP));
% assume main signal at A2 output is AP
Iss_2_req = A2_swing ./ settling_time .* slew_cap_2;
% assume main signal at A3 output is LFP
Iss_3_req = A3_swing ./ settling_time .* slew_cap_3;

% another view of bandwidth requirements: GBW
gain_A2 = max(C_RA, C_R1) ./ (C_RB + C_A);
gain_A3 = C_RAP ./ C_AP;
% calculate required BW
BW_req = 1 ./ (time_const .* 2 .* pi);
% calculate required GBW
GBW_A2 = gain_A2 .* BW_req;
GBW_A3 = gain_A3 .* BW_req;

figure
semilogx(f_swcap, Gm_2_req*1e6);
hold on
semilogx(f_swcap, Gm_2_req_mux*1e6);
semilogx(f_swcap, Gm_3_req*1e6);
semilogx(f_swcap, gm_SF1_req*1e6);
semilogx(f_swcap, gm_SF2_req*1e6*ones(size(gm_SF1_req)));
xlabel('f_{swcap} (Hz)');
ylabel('G_m (\muS)');
title('Required Transconductance for Linear Cap Charging');
legend('A_2', 'A_2 driving mux', 'A_3', 'SF_1', 'SF_2');

figure
semilogx(f_swcap, Iss_2_req*1e6);
hold on
semilogx(f_swcap, Iss_3_req*1e6);
xlabel('f_{swcap} (Hz)');
ylabel('I_{SS} (\muA)');
title('Required Opamp Current for Slewing Cap Charging');
legend('A_2', 'A_3');

figure
semilogx(f_swcap, GBW_A2/1e3);
hold on
semilogx(f_swcap, GBW_A3/1e3);
xlabel('f_{swcap} (Hz)');
ylabel('GBW (kHz)');
title('Required GBW for Closed-Loop Integrator Gain');
legend('A_2', 'A_3');

figure
yyaxis left
semilogx(f_swcap, P_swcap*1e6);
hold on
semilogx(f_swcap, P_swcap_A2mux*1e6);
semilogx(f_swcap, P_swcap_SFmux*1e6);
ylabel('P (\muW)');
yyaxis right
semilogx(f_swcap, (area_biquad+area_CT)*(1e12));
ylabel('A (\mum)^2');
xlabel('f_{swcap} (Hz)');
title('Tradeoff Between Power and Area');
legend('P: no mux', 'P: A2 drives mux', 'P: SF drives mux', 'A');



%% BPF A2 design: tunable parameters

% gain target
A_2_required = 300;
% A3_M1 specs determined from f_swcap optimization in other script
gm_min_A2 = 2e-6;

WL_min_A2 = 9e-12;

% partition gains
A_2_1_required = 30;

%% BPF A2 design: action

% A2_M1: input pair (NMOS)

% vectors to keep track of results for comparison
W = zeros(num_lengths_N, 1);
WL = zeros(num_lengths_N, 1);
gmro = zeros(num_lengths_N, 1);
gmid = zeros(num_lengths_N, 1);

% try each length
for i = 1:num_lengths_N
    
    % column for gmid, gmro data
    col = 1 + i;
    
    % determine corresponding length
    L_charac = L_N(i);
    W_charac = L_charac * 2;
    
    for j = 1:points_per_length
        
        % go from SI to WI to get minimum required gmid
        point = points_per_length - j + 1;
        
        gmid(i) = gmid_n(point, col);
        
        if (gmid(i) > gmid_WI)
            % found required gmid
            
            % determine corresponding current density for this length
            ID_charac = gmid_n(point, 1);
            ID_density = ID_charac / W_charac;
            
            % determine actual ID required
            ID_req = gm_min_A2 / gmid(i);
            ID = 0.01e-6 * ceil(ID_req * 100e6);
            
            % determine actual W required
            W(i) = ID / ID_density;
            WL(i) = W(i) .* L_charac;
            
            % keep track of corresponding gmro
            gmro(i) = gmro_n(point, col);
            break
        end      
    end
end

% pick L that gives us required WL for parasitics/flicker
for i = 1:num_lengths_N
    WL_this = WL(i);
    
    if (WL_this > WL_min_A2)
        % determine final dimensions
        W_A2_M1 = W(i);
        L_A2_M1 = L_N(i);
        % determine final small signal params
        gmid_A2_M1 = gmid(i);
        gmro_A2_M1 = gmro(i);
        break
    end
end

% corresponding current
ID_A2 = ID;

% compute M1 small signal params
gm_A2_M1 = gmid_A2_M1 * ID_A2;
ro_A2_M1 = gmro_A2_M1 / gm_A2_M1;

% need to calculate load device ro
ro_A2_M3_required = A_2_1_required * ro_A2_M1 /...
    (gmro_A2_M1 - A_2_1_required);

gm_A2_M3_estimate = gmid_SI * ID_A2;

gmro_A2_M3_target = ro_A2_M3_required * gm_A2_M3_estimate;

% A2_M3: load device (PMOS)
[W, gmid, gmro] = size_M(L_P, gmid_p, gmro_p, gmid_SI, 0, ID_A2,...
    num_lengths_P, points_per_length);
[L_A2_M3, W_A2_M3, gmid_A2_M3, gmro_A2_M3] = pick_L(L_P, W, gmid, gmro,...
    gmro_A2_M3_target, num_lengths_P, W_min);
% compute M3 small signal params
gm_A2_M3 = gmid_A2_M3 * ID_A2;
ro_A2_M3 = gmro_A2_M3 / gm_A2_M3;

% calculate actual first-stage gain
A_2_1 = gmro_A2_M1 * ro_A2_M3 / (ro_A2_M1 + ro_A2_M3);
% calculate required second-stage gain
A_2_2_required = A_2_required / A_2_1;

% A2_M5: second stage input pair (PMOS)

% vectors to keep track of results for comparison
W = zeros(num_lengths_P, 1);
WL = zeros(num_lengths_P, 1);
gmro = zeros(num_lengths_P, 1);
gmid = zeros(num_lengths_P, 1);

% try each length
for i = 1:num_lengths_P
    
    % column for gmid, gmro data
    col = 1 + i;
    
    % determine corresponding length
    L_charac = L_P(i);
    W_charac = L_charac * 2;
    
    for j = 1:points_per_length
        
        % go from SI to WI to get minimum required gmid
        point = points_per_length - j + 1;
        
        gmid(i) = gmid_p(point, col);
        
        if (gmid(i) > gmid_WI)
            % found required gmid
            
            % determine corresponding current density for this length
            ID_charac = gmid_p(point, 1);
            ID_density = ID_charac / W_charac;
            
            % determine actual ID required
            ID_req = gm_min_A2 / gmid(i);
            ID = 0.01e-6 * ceil(ID_req * 100e6);
            
            % determine actual W required
            W(i) = ID / ID_density;
            WL(i) = W(i) .* L_charac;
            
            % keep track of corresponding gmro
            gmro(i) = gmro_p(point, col);
            break
        end      
    end
end

% pick L that gives us required WL for parasitics/flicker
for i = 1:num_lengths_P
    WL_this = WL(i);
    
    if (WL_this > WL_min_A2)
        % determine final dimensions
        W_A2_M5 = W(i);
        L_A2_M5 = L_P(i);
        % determine final small signal params
        gmid_A2_M5 = gmid(i);
        gmro_A2_M5 = gmro(i);
        break
    end
end

% corresponding current
ID_A2_2 = ID;

% compute M5 small signal params
gm_A2_M5 = gmid_A2_M5 * ID_A2_2;
ro_A2_M5 = gmro_A2_M5 / gm_A2_M5;

% need to calculate load device ro
ro_A2_M7_required = A_2_2_required * ro_A2_M5 /...
    (gmro_A2_M5 - A_2_2_required);

gm_A2_M7_estimate = gmid_SI * ID_A2_2;

gmro_A2_M7_target = ro_A2_M7_required * gm_A2_M7_estimate;

% A2_M7: load device (NMOS)
[W, gmid, gmro] = size_M(L_N, gmid_n, gmro_n, gmid_WI, 1, ID_A2_2,...
    num_lengths_N, points_per_length);
[L_A2_M7, W_A2_M7, gmid_A2_M7, gmro_A2_M7] = pick_L(L_N, W, gmid, gmro,...
    gmro_A2_M7_target, num_lengths_N, W_min);
% compute M7 small signal params
gm_A2_M7 = gmid_A2_M7 * ID_A2_2;
ro_A2_M7 = gmro_A2_M7 / gm_A2_M7;

% calculate actual second-stage gain
A_2_2 = gmro_A2_M5 * ro_A2_M7 / (ro_A2_M5 + ro_A2_M7);
% calculate total gain
A_2_actual = A_2_1 * A_2_2;

% CMFB sizing?

% TODO MT2 from maximum expected current. plug in gm/id in MI, use max I
% to find W/L, use min L

%% BPF A3 design: tunable parameters

% gain target
A_3_required = 350;
% A3_M1 specs determined from f_swcap optimization in other script
gm_min_A3 = 2e-6;

WL_min_A3 = 9e-12;

gmro_cascode_target = 30;

%% BPF A3 design: action

% A3_M1: input pair (NMOS)

% vectors to keep track of results for comparison
W = zeros(num_lengths_N, 1);
WL = zeros(num_lengths_N, 1);
gmro = zeros(num_lengths_N, 1);
gmid = zeros(num_lengths_N, 1);

% try each length
for i = 1:num_lengths_N
    
    % column for gmid, gmro data
    col = 1 + i;
    
    % determine corresponding length
    L_charac = L_N(i);
    W_charac = L_charac * 2;
    
    for j = 1:points_per_length
        
        % go from SI to WI to get minimum required gmid
        point = points_per_length - j + 1;
        
        gmid(i) = gmid_n(point, col);
        
        if (gmid(i) > gmid_WI)
            % found required gmid
            
            % determine corresponding current density for this length
            ID_charac = gmid_n(point, 1);
            ID_density = ID_charac / W_charac;
            
            % determine actual ID required
            ID_req = gm_min_A3 / gmid(i);
            ID = 0.01e-6 * ceil(ID_req * 100e6);
            
            % determine actual W required
            W(i) = ID / ID_density;
            WL(i) = W(i) .* L_charac;
            
            % keep track of corresponding gmro
            gmro(i) = gmro_n(point, col);
            break
        end      
    end
end

% pick L that gives us required WL for parasitics/flicker
for i = 1:num_lengths_N
    WL_this = WL(i);
    
    if (WL_this > WL_min_A3)
        % determine final dimensions
        W_A3_M1 = W(i);
        L_A3_M1 = L_N(i);
        % determine final small signal params
        gmid_A3_M1 = gmid(i);
        gmro_A3_M1 = gmro(i);
        break
    end
end

% corresponding current
ID_A3 = ID;

% compute M1 small signal params
gm_A3_M1 = gmid_A3_M1 * ID_A3;
ro_A3_M1 = gmro_A3_M1 / gm_A3_M1;

% need to calculate required Rout and cascode gmro
Rout_required_A3 = A_3_required / gm_A3_M1;
Rdown_required_A3 = Rout_required_A3 * 2;

gmro_A3_M3_target = max(Rdown_required_A3 / ro_A3_M1, gmro_cascode_target);

% A3_M3: telecascode device (NMOS)
[W, gmid, gmro] = size_M(L_N, gmid_n, gmro_n, gmid_WI, 1, ID_A3,...
    num_lengths_N, points_per_length);
[L_A3_M3, W_A3_M3, gmid_A3_M3, gmro_A3_M3] = pick_L(L_N, W, gmid, gmro,...
    gmro_A3_M3_target, num_lengths_N, W_min);
% compute M3 small signal params
gm_A3_M3 = gmid_A3_M3 * ID_A3;
ro_A3_M3 = gmro_A3_M3 / gm_A3_M3;

% calculate actual Rup required
Rdown_actual_A3 = gmro_A3_M3 * ro_A3_M1;
Rup_required_A3 = 1 / (1/Rout_required_A3 - 1/Rdown_actual_A3);

% assume Rup_required_A3 = ro_M7

% A3_M5: load cascode device (PMOS)
[W, gmid, gmro] = size_M(L_P, gmid_p, gmro_p, gmid_MI, 1, ID_A3,...
    num_lengths_P, points_per_length);
[L_A3_M5, W_A3_M5, gmid_A3_M5, gmro_A3_M5] = pick_L(L_P, W, gmid, gmro,...
    gmro_cascode_target, num_lengths_P, W_min);
% compute M5 small signal params
gm_A3_M5 = gmid_A3_M5 * ID_A3;
ro_A3_M5 = gmro_A3_M5 / gm_A3_M5;

% size M7 based on estimated gm and ro required
gm_A3_M7_est = gmid_SI * ID_A3;
ro_A3_M7_required = Rup_required_A3 / gmro_A3_M5;
gmro_A3_M7_target = gm_A3_M7_est * ro_A3_M7_required;

% A3_M7: load device (PMOS)
[W, gmid, gmro] = size_M(L_P, gmid_p, gmro_p, gmid_SI, 0, ID_A3,...
    num_lengths_P, points_per_length);
[L_A3_M7, W_A3_M7, gmid_A3_M7, gmro_A3_M7] = pick_L(L_P, W, gmid, gmro,...
    gmro_A3_M7_target, num_lengths_P, W_min);
% compute M7 small signal params
gm_A3_M7 = gmid_A3_M7 * ID_A3;
ro_A3_M7 = gmro_A3_M7 / gm_A3_M7;

Rup_actual_A3 = gmro_A3_M5 * ro_A3_M7;
Rout_actual_A3 = 1 / (1/Rup_actual_A3 + 1/Rdown_actual_A3);

A_3_actual = Rout_actual_A3 * gm_A3_M1;

% CMFB sizing?

%% SF1 design: tunable parameters

% gain target
A_SF1_required = 0.95;
% SF1_M1 specs determined from f_swcap optimization in other script
gm_min_SF1 = 1e-6;

WL_min_SF1 = 9e-12;

%% SF1 design: action

% SF1_M1: input device (PMOS)

% vectors to keep track of results for comparison
W = zeros(num_lengths_N, 1);
WL = zeros(num_lengths_N, 1);
gmro = zeros(num_lengths_N, 1);
gmid = zeros(num_lengths_N, 1);

% try each length
for i = 1:num_lengths_P
    
    % column for gmid, gmro data
    col = 1 + i;
    
    % determine corresponding length
    L_charac = L_P(i);
    W_charac = L_charac * 2;
    
    for j = 1:points_per_length
        
        % go from SI to WI to get minimum required gmid
        point = points_per_length - j + 1;
        
        gmid(i) = gmid_p(point, col);
        
        if (gmid(i) > gmid_WI)
            % found required gmid
            
            % determine corresponding current density for this length
            ID_charac = gmid_p(point, 1);
            ID_density = ID_charac / W_charac;
            
            % determine actual ID required
            ID_req = gm_min_SF1 / gmid(i);
            ID = 0.01e-6 * ceil(ID_req * 100e6);
            
            % determine actual W required
            W(i) = ID / ID_density;
            WL(i) = W(i) .* L_charac;
            
            % keep track of corresponding gmro
            gmro(i) = gmro_n(point, col);
            break
        end      
    end
end

% pick L that gives us required WL for parasitics/flicker
for i = 1:num_lengths_P
    WL_this = WL(i);
    
    if (WL_this > WL_min_SF1)
        % determine final dimensions
        W_SF1_M1 = W(i);
        L_SF1_M1 = L_P(i);
        % determine final small signal params
        gmid_SF1_M1 = gmid(i);
        gmro_SF1_M1 = gmro(i);
        break
    end
end

% corresponding current
ID_SF1 = ID;

% compute M1 small signal params
gm_SF1_M1 = gmid_SF1_M1 * ID_SF1;
ro_SF1_M1 = gmro_SF1_M1 / gm_SF1_M1;

% size M2 based on estimated gm and ro required
gm_SF1_M2_est = gmid_SI * ID_SF1;
ro_SF1_M2_required = A_SF1_required / gm_SF1_M1 / (1 - A_SF1_required);
gmro_SF1_M2_target = gm_SF1_M2_est * ro_SF1_M2_required;

% SF1_M2: load device (PMOS)
[W, gmid, gmro] = size_M(L_P, gmid_p, gmro_p, gmid_SI, 0, ID_A3,...
    num_lengths_P, points_per_length);
[L_SF1_M2, W_SF1_M2, gmid_SF1_M2, gmro_SF1_M2] = pick_L(L_P, W, gmid, gmro,...
    gmro_SF1_M2_target, num_lengths_P, W_min);
% compute M2 small signal params
gm_SF1_M2 = gmid_SF1_M2 * ID_SF1;
ro_SF1_M2 = gmro_SF1_M2 / gm_SF1_M2;

A_SF1_actual = gm_SF1_M1 * ro_SF1_M2 / (1 + gm_SF1_M1 * ro_SF1_M2);

%% post-design SF characterization

% noise - note this is just open-loop OTA noise for sanity check

% compute first stage noise
noise_final_SF1 = 8*k*T*(gamma_W/gm_SF1_M1 +...
    gamma_S * gm_SF1_M2 / (gm_SF1_M1^2))*ENBW...
    + 2 * K_flicker_P / (W_SF1_M1 * L_SF1_M1 * C_ox) *...
    log(f_LP_AP / f_HP_AP);

% compute total input-referred OTA noise
noise_final_SF1_in = noise_final_SF1 / (A_target)^2;
noise_final_SF1_V = sqrt(noise_final_SF1_in);

% offset: it can be shown that all contributions are neglig except input
sigma_Vth_SF1_1 = A_VT / sqrt(W_SF1_M1 * L_SF1_M1);
V_os_3sigma_SF1 = sigma_Vth_SF1_1 * 3;

%% area estimate

% calculate A1 OTA area
area_A1 = 0;
area_A1 = area_A1 + get_area(L_M1, W_M1, L_guard, L_diff);
area_A1 = area_A1 + get_area(L_M3, W_M3, L_guard, L_diff);
area_A1 = area_A1 + get_area(L_M5, W_M5, L_guard, L_diff);
area_A1 = area_A1 + get_area(L_M7, W_M7, L_guard, L_diff);
area_A1 = area_A1 + get_area(L_M9, W_M9, L_guard, L_diff);
area_A1 = area_A1 + get_area(L_M13, W_M13, L_guard, L_diff);
area_A1 = area_A1 + get_area(L_M15, W_M15, L_guard, L_diff);

% calculate A3 OTA area
area_A3 = 0;
area_A3 = area_A3 + get_area(L_A3_M1, W_A3_M1, L_guard, L_diff);
area_A3 = area_A3 + get_area(L_A3_M3, W_A3_M3, L_guard, L_diff);
area_A3 = area_A3 + get_area(L_A3_M5, W_A3_M5, L_guard, L_diff);
area_A3 = area_A3 + get_area(L_A3_M7, W_A3_M7, L_guard, L_diff);
% assuming same CMFB amp as A1
area_A3 = area_A3 + get_area(L_M13, W_M13, L_guard, L_diff);
area_A3 = area_A3 + get_area(L_M15, W_M15, L_guard, L_diff);

% source follower area 
area_SF1 = 0;
area_SF1 = area_SF1 + get_area(L_SF1_M1, W_SF1_M1, L_guard, L_diff);
area_SF1 = area_SF1 + get_area(L_SF1_M2, W_SF1_M2, L_guard, L_diff);

% total area
area_total = area_A1 + 2*area_A3 + 2*area_SF1;



%% appendix: confirming biquad frequency response (ideal)

% uses TT design with specified LPF gain
f = logspace(1,6,1000)';
jomega = 1i * f .* 2 .* pi;
num = jomega .* BW;
den = jomega.^2 + jomega .* BW + omega_0.^2;
TF = num./den;
TF_dB = 20.*log10(abs(TF));

num_LP = omega_0.^2 .* A_LP;
TF_LP = num_LP ./ den;
TF_LP_dB = 20.*log10(abs(TF_LP));

figure
semilogx(f, TF_dB);
axis([1e1, 1e6, -60, 20]);
hold on
semilogx(f, TF_LP_dB);
xlabel('f (Hz)');
ylabel('|H(f)| (dB)');
title('Desired biquad frequency response');
legend('BPF Output', 'LPF Output');

%% appendix: validation of z-domain transfer function

% uses TT design with specified LPF gain

% need to use only one switched-cap frequency for this
f_swcap = 480e3;

% swcap filter cap calculations
C_RA = 40e-15;
R_A = 1 ./ (C_RA .* f_swcap);

R_1 = R_A ./ A_LP;
C_R1 = 1 ./ (R_1 .* f_swcap);

R_B = R_1 .* A_f;
C_RB = 1 ./ (R_B .* f_swcap);

C_A = 1./ (R_B .* BW);

C_RAP = 10e-15;
R_AP = 1 ./ (C_RAP .* f_swcap);

C_AP = 1 ./ (R_A .* R_AP .* C_A .* omega_0.^2);

% validation
f = logspace(-3,6,1000)';
jomega = 1i .* f .* 2 .* pi;
num = -jomega .* C_R1 .* f_swcap ./ C_A;
den = (jomega).^2 + jomega .* C_RB .* f_swcap ./ C_A +...
    C_RA .* C_RAP .* (f_swcap).^2 ./ C_A ./ C_AP;
TF = num./den;
TF_dB = 20.*log10(abs(TF));

num_LP = -C_R1 .* C_RAP .* (f_swcap).^2 ./ C_A ./ C_AP;
TF_LP = num_LP ./ den;
TF_LP_dB = 20.*log10(abs(TF_LP));

z = exp(jomega ./ f_swcap);
diff = 1 - z.^-1;

num = -C_R1 .* C_AP .* diff;
den = C_A.*C_AP .* (diff).^2 + C_RB .* C_AP .* diff + C_RA.*C_RAP .* z.^-1;
num_LP = -C_R1 .* C_RAP;

ZTF = num./den;
ZTF_dB = 20.*log10(abs(ZTF));

ZTF_LP = num_LP ./ den;
ZTF_LP_dB = 20.*log10(abs(ZTF_LP));

figure
semilogx(f, TF_dB);
axis([1e-3, f_swcap/2, -60, 20]);
hold on
semilogx(f, ZTF_dB);
semilogx(f, TF_LP_dB);
semilogx(f, ZTF_LP_dB);
xlabel('f (Hz)');
ylabel('|H(f)| (dB)');
legend('BPF CT approx', 'BPF Actual DT', 'LPF CT approx', 'LPF Actual DT');
title('Comparison between CT approx and Actual DT (z-domain)');



%% sizing helper functions

% W_vec: vector of widths (one for each length)
% gmid_vec: vector of actual gmid
% gmro_vec: vector of actual gmro

% L_vector: either N or P lengths
% gmid_matrix: either N or P characterization data
% gmro_matrix: either N or P characterization data
% gmid_target: min or max gmid
% inv_reg: 1 for WI i.e. min gmid, 0 for SI i.e. max gmid
% current: ID for this device
% num_lens: size of L_vector
% points_per_length: number of characterization points
function [W_vec, gmid_vec, gmro_vec] = size_M(L_vector, gmid_matrix,...
    gmro_matrix, gmid_target, inv_reg, current, num_lens, points_per_len)

    % vectors to keep track of results for comparison
    W_vec = zeros(num_lens, 1);
    gmro_vec = zeros(num_lens, 1);
    gmid_vec = zeros(num_lens, 1);

    % try each length
    for i = 1:num_lens

        % column for gmid, gmro data
        col = 1 + i;

        % determine corresponding length
        L_charac = L_vector(i);
        W_charac = L_charac * 2;
        
        % WI
        if (inv_reg == 1)
            for j = 1:points_per_len
                
                point = points_per_len - j + 1;
                gmid_vec(i) = gmid_matrix(point, col);
                
                if (gmid_vec(i) > gmid_target)
                    % found required gmid
                    % determine corresponding current density for this length
                    ID_charac = gmid_matrix(point, 1);
                    ID_density = ID_charac / W_charac;                 
                    % calculate W necessary from current for this device
                    W_vec(i) = current / ID_density;
                    % keep track of gmro
                    gmro_vec(i) = gmro_matrix(point, col);
                    break
                end
            end
        % SI
        else
            for j = 1:points_per_len
                
                point = j;
                gmid_vec(i) = gmid_matrix(point, col);
                
                if (gmid_vec(i) < gmid_target)
                    % found required gmid
                    % determine corresponding current density for this length
                    ID_charac = gmid_matrix(point, 1);
                    ID_density = ID_charac / W_charac;                 
                    % calculate W necessary from current for this device
                    W_vec(i) = current / ID_density;
                    % keep track of gmro
                    gmro_vec(i) = gmro_matrix(point, col);
                    break
                end
            end
        end
    end
end

% L_val: chosen L value
% W_val: chosen W value
% gmid_val: chosen gmid value
% gmro_val: chosen gmro value

% L_vector: either N or P lengths
% W_vector: corresponding W options
% gmid_vector: corresponding gmid
% gmro_vector: corresponding gmro
% gmro_target: min gmro
% num_lens: size of L_vector
function [L_val, W_val, gmid_val, gmro_val] = pick_L(L_vector, W_vector,...
    gmid_vector, gmro_vector, gmro_target, num_lens, min_W)

    for i = 1:num_lens
        gmro_this = gmro_vector(i);
        W_this = W_vector(i);
        
        % determine dimensions
        W_val = W_vector(i);
        L_val = L_vector(i);
        % determine small signal params
        gmid_val = gmid_vector(i);
        gmro_val = gmro_vector(i);

        if ((W_this > min_W) && (gmro_this > gmro_target))
            % if conditions met, these dimensions and params are final
            break
        end
    end
end

% area: silicon area estimate for pair of devices

% L: device L
% W: device W
% guard: estimate of additional guard-ring length
% diff: estimate of additional diffusion length
function area = get_area(L, W, guard, diff)

    area = (2*W + 2*guard) * (L + 2*guard + 2*diff);

end
